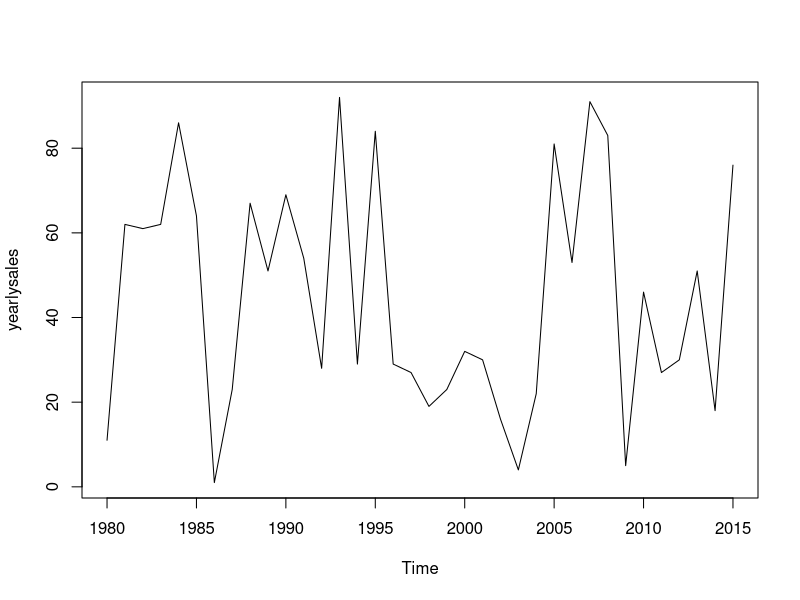
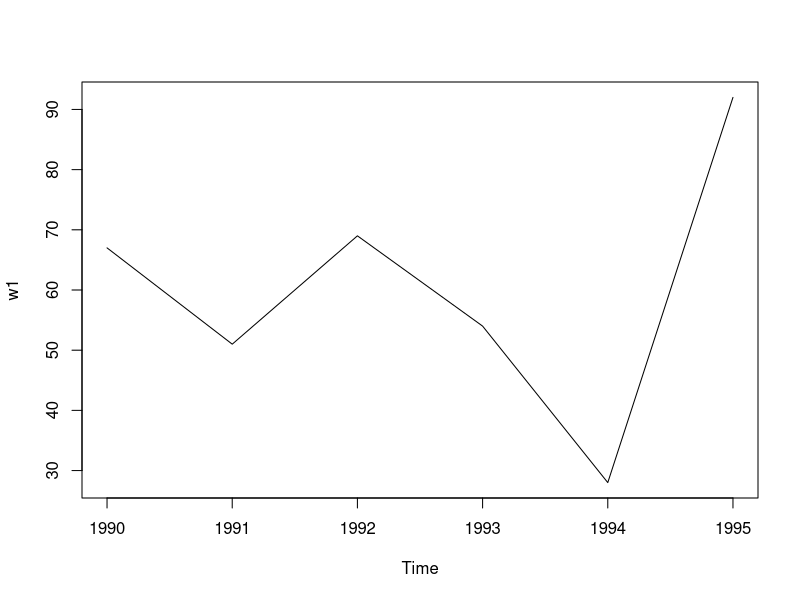
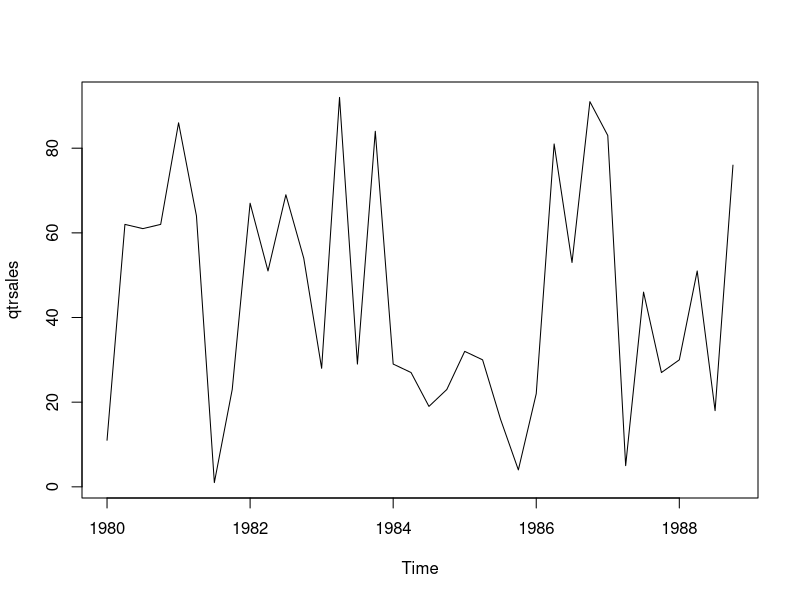

The R source for these figures, in order:
# create a time series data

#first create a vector of numerical values
# 36 observations 
set.seed(1234)
(sales = round(runif(36, 0,100)))
length(sales)

#This data can be daily, weekly, monthly, quartler, yearly data
#create yearly time series : start year 1980

#Yearly----
(ysales = ts(sales, frequency = 1))

(yearlysales = ts(sales, start=c(1980), frequency=1))

(yearlysales1 = ts(sales, start=c(1980,3), frequency=1)) 
# 3rd yr from 1980
plot(yearlysales)

#find the year when sales was > 50
yearlysales1[ yearlysales1 > 50]
class(yearlysales1)
methods(class=ts)
yearlysales1
(w1= window(yearlysales1, start=1990, end=1995))
plot(w1)



#Quarterly -----
12/4  # freq=4
(qtrsales = ts(sales, start=c(1980), frequency=4))
plot(qtrsales)
#list data from Qtr3 1980 to  1985
window(qtrsales, start=c(1980, 3), end=c(1985, 2))


#Monthly -----
12/12  # freq=12 start month=Mar/ 1990
(monsales = ts(sales, start=c(1990,4), frequency=12))

#create data from Feb 2000 to Nov 2002
(monsales1 = ts(sales, start=c(2000,2), end=c(2003,3), frequency=12))
monsales1
str(monsales1)
length(monsales1)

#see subset of sales data : May 2000 to Aug 2001
window(monsales1, start=c(2000, 5), end=c(2001, 8))


sales2 = ceiling(rnorm(365, mean=100, sd=10))
(dailysales = ts(sales2, start=c(2017,1), frequency=365))
mean(window(dailysales, start=c(2017,1), end=c(2017,10)))
head(sales2)

